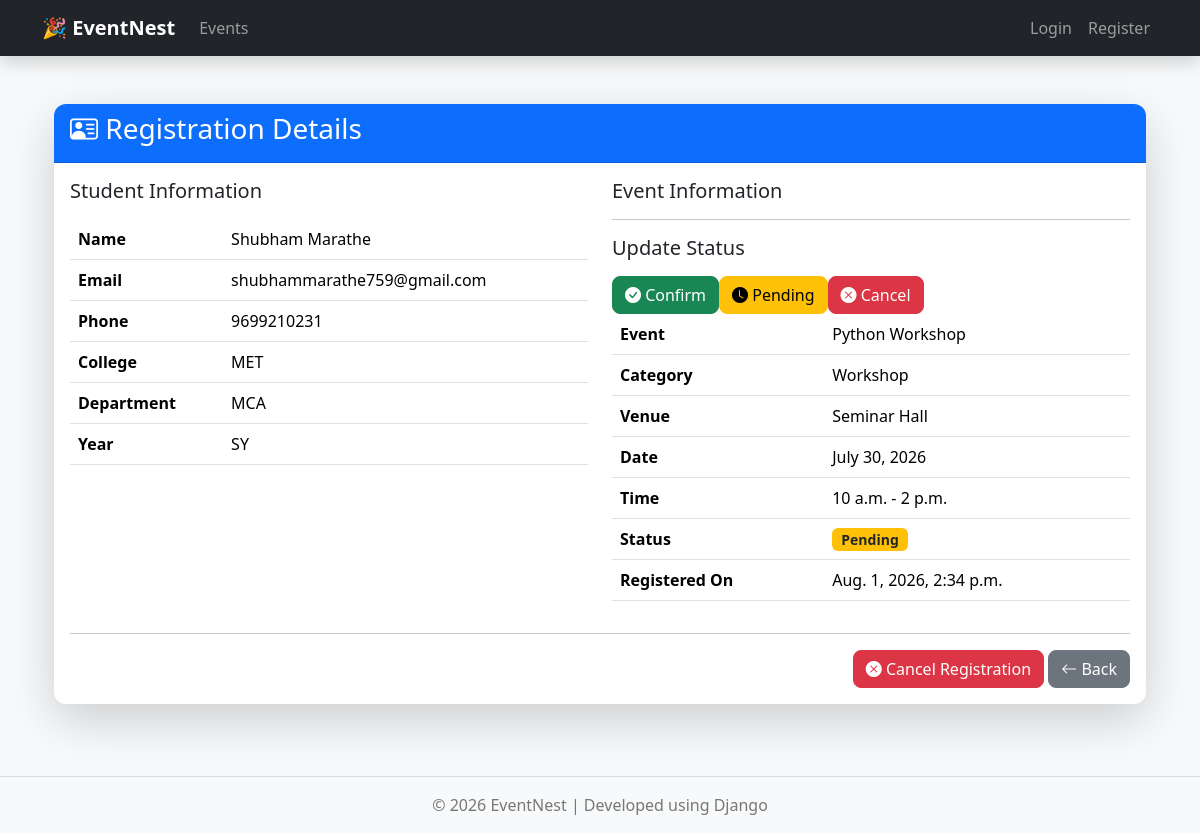
Page /registrations/5/ on the earlier database version.
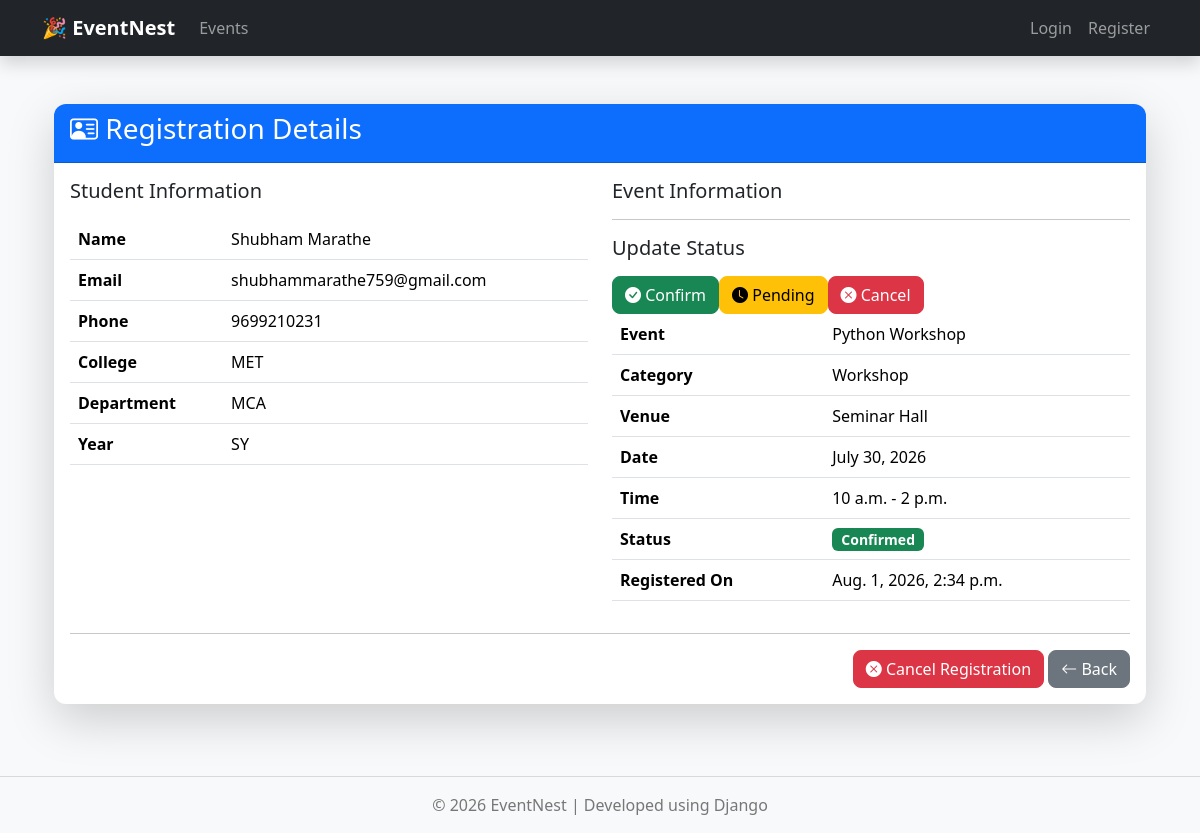
Same page on the later database version.
### registrations/views.py (the view)
def registration_detail(request, id):
    registration = get_object_or_404(
        Registration,
        id=id
    )
    return render(
        request,
        "registrations/registration_detail.html",
        {
            "registration": registration
        }
    )

### templates/registrations/registration_detail.html (shortened to what this page needs)
{% extends "base.html" %}
{% block content %}
<div class="container py-4">
<div class="card shadow-lg border-0">
<div class="card-header bg-primary text-white">
<h3>
<i class="bi bi-person-vcard"></i>
Registration Details
</h3>
</div>
<div class="card-body">
<div class="row">
<div class="col-md-6">
<h5 class="mb-3">
Student Information
</h5>
<table class="table">
<tr>
<th>Name</th>
<td>{{ registration.full_name }}</td>
</tr>
<tr>
<th>Email</th>
<td>{{ registration.email }}</td>
</tr>
<tr>
<th>Phone</th>
<td>{{ registration.phone }}</td>
</tr>
<tr>
<th>College</th>
<td>{{ registration.college }}</td>
</tr>
<tr>
<th>Department</th>
<td>{{ registration.department }}</td>
</tr>
<tr>
<th>Year</th>
<td>{{ registration.year }}</td>
</tr>
</table>
</div>
<div class="col-md-6">
<h5 class="mb-3">
Event Information
</h5>
<table class="table">
<tr>
<th>Event</th>
<td>{{ registration.event.title }}</td>
</tr>
<tr>
<th>Category</th>
<td>{{ registration.event.category }}</td>
</tr>
<tr>
<th>Venue</th>
<td>{{ registration.event.venue }}</td>
</tr>
<tr>
<th>Date</th>
<td>{{ registration.event.event_date }}</td>
</tr>
<tr>
<th>Time</th>
<td>
{{ registration.event.start_time }}
-
{{ registration.event.end_time }}
</td>
</tr>
<tr>
<th>Status</th>
<hr>
<h5 class="mb-3">
Update Status
</h5>
<a href="{% url 'update_registration_status' registration.id 'Confirmed' %}"
class="btn btn-success">
<i class="bi bi-check-circle-fill"></i>
Confirm
</a>
<a href="{% url 'update_registration_status' registration.id 'Pending' %}"
class="btn btn-warning">
<i class="bi bi-clock-fill"></i>
Pending
</a>
<a href="{% url 'update_registration_status' registration.id 'Cancelled' %}"
class="btn btn-danger">
<i class="bi bi-x-circle-fill"></i>
Cancel
</a>
<td>
{% if registration.status == "Confirmed" %}
<span class="badge bg-success">
Confirmed
</span>
{% elif registration.status == "Cancelled" %}
<span class="badge bg-danger">
Cancelled
</span>
{% else %}
<span class="badge bg-warning text-dark">
Pending
</span>
{% endif %}
</td>
</tr>
<tr>
<th>Registered On</th>
<td>
{{ registration.registration_date }}
</td>
</tr>
</table>
</div>
</div>
<hr>
<div class="text-end">
<a href="{% url 'cancel_registration' registration.id %}"
    class="btn btn-danger">
<i class="bi bi-x-circle-fill"></i>
Cancel Registration
</a>
<a href="{% url 'registration_list' %}"
class="btn btn-secondary">
<i class="bi bi-arrow-left"></i>
Back
</a>
</div>
</div>
</div>
</div>
{% endblock %}

Differences in the rows shown:
changed Registration "Shubham Marathe": status "Pending" → "Confirmed" (drawn)
Other differences:
text no longer shown: "Pending"
text now shown: "Confirmed"
